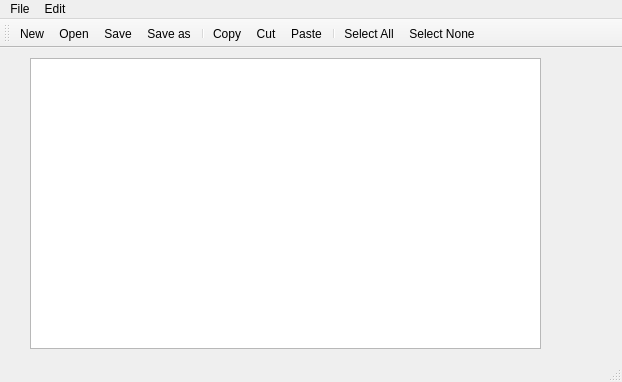
<?xml version="1.0" encoding="UTF-8"?>
<ui version="4.0">
 <class>MainWindow</class>
 <widget class="QMainWindow" name="MainWindow">
  <property name="geometry">
   <rect>
    <x>0</x>
    <y>0</y>
    <width>622</width>
    <height>382</height>
   </rect>
  </property>
  <property name="windowTitle">
   <string>MainWindow</string>
  </property>
  <widget class="QWidget" name="centralwidget">
   <widget class="QPlainTextEdit" name="plainTextEdit">
    <property name="geometry">
     <rect>
      <x>30</x>
      <y>10</y>
      <width>511</width>
      <height>291</height>
     </rect>
    </property>
   </widget>
  </widget>
  <widget class="QMenuBar" name="menubar">
   <property name="geometry">
    <rect>
     <x>0</x>
     <y>0</y>
     <width>622</width>
     <height>21</height>
    </rect>
   </property>
   <widget class="QMenu" name="menuFile">
    <property name="title">
     <string>File</string>
    </property>
    <addaction name="actionNew"/>
    <addaction name="actionOpen"/>
    <addaction name="actionSave"/>
    <addaction name="actionSave_As"/>
    <addaction name="separator"/>
    <addaction name="actionExit"/>
   </widget>
   <widget class="QMenu" name="menuEdit">
    <property name="title">
     <string>Edit</string>
    </property>
    <addaction name="actionCopy"/>
    <addaction name="actionCut"/>
    <addaction name="actionPaste"/>
    <addaction name="separator"/>
    <addaction name="actionSelect_All"/>
    <addaction name="actionSelect_None"/>
   </widget>
   <addaction name="menuFile"/>
   <addaction name="menuEdit"/>
  </widget>
  <widget class="QStatusBar" name="statusbar"/>
  <widget class="QToolBar" name="toolBar">
   <property name="windowTitle">
    <string>toolBar</string>
   </property>
   <attribute name="toolBarArea">
    <enum>TopToolBarArea</enum>
   </attribute>
   <attribute name="toolBarBreak">
    <bool>false</bool>
   </attribute>
   <addaction name="actionNew"/>
   <addaction name="actionOpen"/>
   <addaction name="actionSave"/>
   <addaction name="actionSave_As"/>
   <addaction name="separator"/>
   <addaction name="actionCopy"/>
   <addaction name="actionCut"/>
   <addaction name="actionPaste"/>
   <addaction name="separator"/>
   <addaction name="actionSelect_All"/>
   <addaction name="actionSelect_None"/>
  </widget>
  <action name="actionNew">
   <property name="icon">
    <iconset resource="../TextEditor1/resources.qrc">
     <normaloff>:/files/images/new.png</normaloff>:/files/images/new.png</iconset>
   </property>
   <property name="text">
    <string>New</string>
   </property>
   <property name="shortcut">
    <string>Ctrl+N</string>
   </property>
  </action>
  <action name="actionOpen">
   <property name="icon">
    <iconset resource="../TextEditor1/resources.qrc">
     <normaloff>:/files/images/open.png</normaloff>:/files/images/open.png</iconset>
   </property>
   <property name="text">
    <string>Open</string>
   </property>
   <property name="shortcut">
    <string>Ctrl+O</string>
   </property>
  </action>
  <action name="actionSave">
   <property name="icon">
    <iconset resource="../TextEditor1/resources.qrc">
     <normaloff>:/files/images/save.png</normaloff>:/files/images/save.png</iconset>
   </property>
   <property name="text">
    <string>Save</string>
   </property>
   <property name="shortcut">
    <string>Ctrl+S</string>
   </property>
  </action>
  <action name="actionSave_As">
   <property name="icon">
    <iconset resource="../TextEditor1/resources.qrc">
     <normaloff>:/files/images/saveas.png</normaloff>:/files/images/saveas.png</iconset>
   </property>
   <property name="text">
    <string>Save as</string>
   </property>
   <property name="shortcut">
    <string>Ctrl+Shift+S</string>
   </property>
  </action>
  <action name="actionExit">
   <property name="text">
    <string>Exit</string>
   </property>
  </action>
  <action name="actionCopy">
   <property name="icon">
    <iconset resource="../TextEditor1/resources.qrc">
     <normaloff>:/files/images/copy.png</normaloff>:/files/images/copy.png</iconset>
   </property>
   <property name="text">
    <string>Copy</string>
   </property>
   <property name="shortcut">
    <string>Ctrl+C</string>
   </property>
  </action>
  <action name="actionCut">
   <property name="icon">
    <iconset resource="../TextEditor1/resources.qrc">
     <normaloff>:/files/images/cut.png</normaloff>:/files/images/cut.png</iconset>
   </property>
   <property name="text">
    <string>Cut</string>
   </property>
   <property name="shortcut">
    <string>Ctrl+X</string>
   </property>
  </action>
  <action name="actionPaste">
   <property name="icon">
    <iconset resource="../TextEditor1/resources.qrc">
     <normaloff>:/files/images/paste.png</normaloff>:/files/images/paste.png</iconset>
   </property>
   <property name="text">
    <string>Paste</string>
   </property>
   <property name="shortcut">
    <string>Ctrl+V</string>
   </property>
  </action>
  <action name="actionSelect_All">
   <property name="icon">
    <iconset resource="../TextEditor1/resources.qrc">
     <normaloff>:/files/images/selectall.png</normaloff>:/files/images/selectall.png</iconset>
   </property>
   <property name="text">
    <string>Select All</string>
   </property>
   <property name="shortcut">
    <string>Ctrl+A</string>
   </property>
  </action>
  <action name="actionSelect_None">
   <property name="icon">
    <iconset resource="../TextEditor1/resources.qrc">
     <normaloff>:/files/images/selectnone.png</normaloff>:/files/images/selectnone.png</iconset>
   </property>
   <property name="text">
    <string>Select None</string>
   </property>
   <property name="shortcut">
    <string>Ctrl+Shift+S</string>
   </property>
  </action>
 </widget>
 <resources>
  <include location="../TextEditor1/resources.qrc"/>
 </resources>
 <connections/>
</ui>
